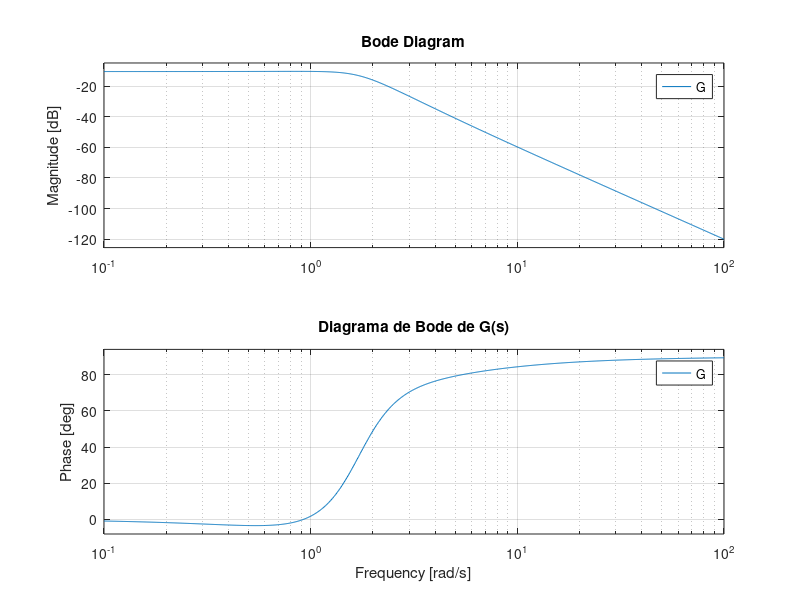
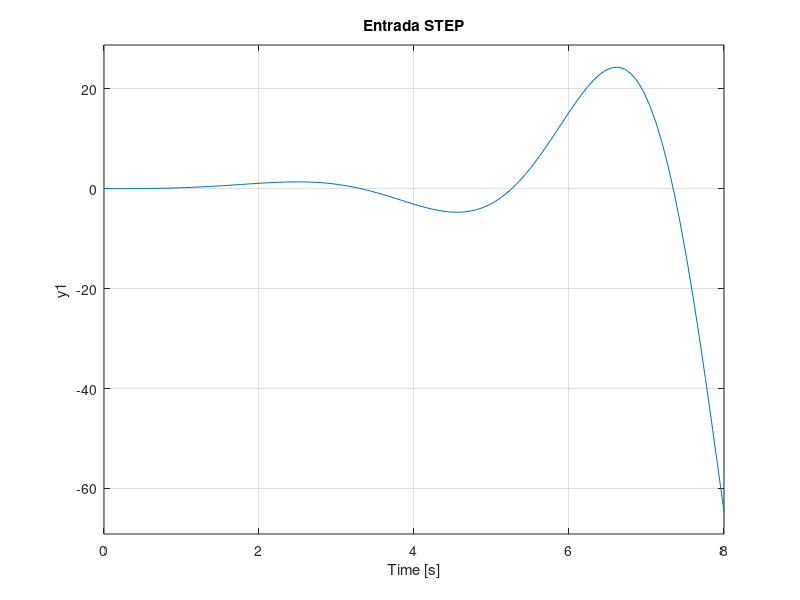

Write the MATLAB code that produced these figures, in order.
clc
den = [1 2 1 5 10]; 
num = [1 3];
G= tf(num,den)

omega = 29;
s = 1j * omega;
Gjw = num / polyval(den, s);
magnitude = abs(Gjw);
phase_deg = angle(Gjw) * (180/pi);
fprintf('Magnitud en ω = %.2f rad/s: %.6f\n', omega, magnitude);
fprintf('Fase en ω = %.2f rad/s: %.2f grados\n', omega, phase_deg);

figure;bode(G);
grid on;
title('Diagrama de Bode de G(s)');

figure;step(G)
grid on;
title('Entrada STEP');
